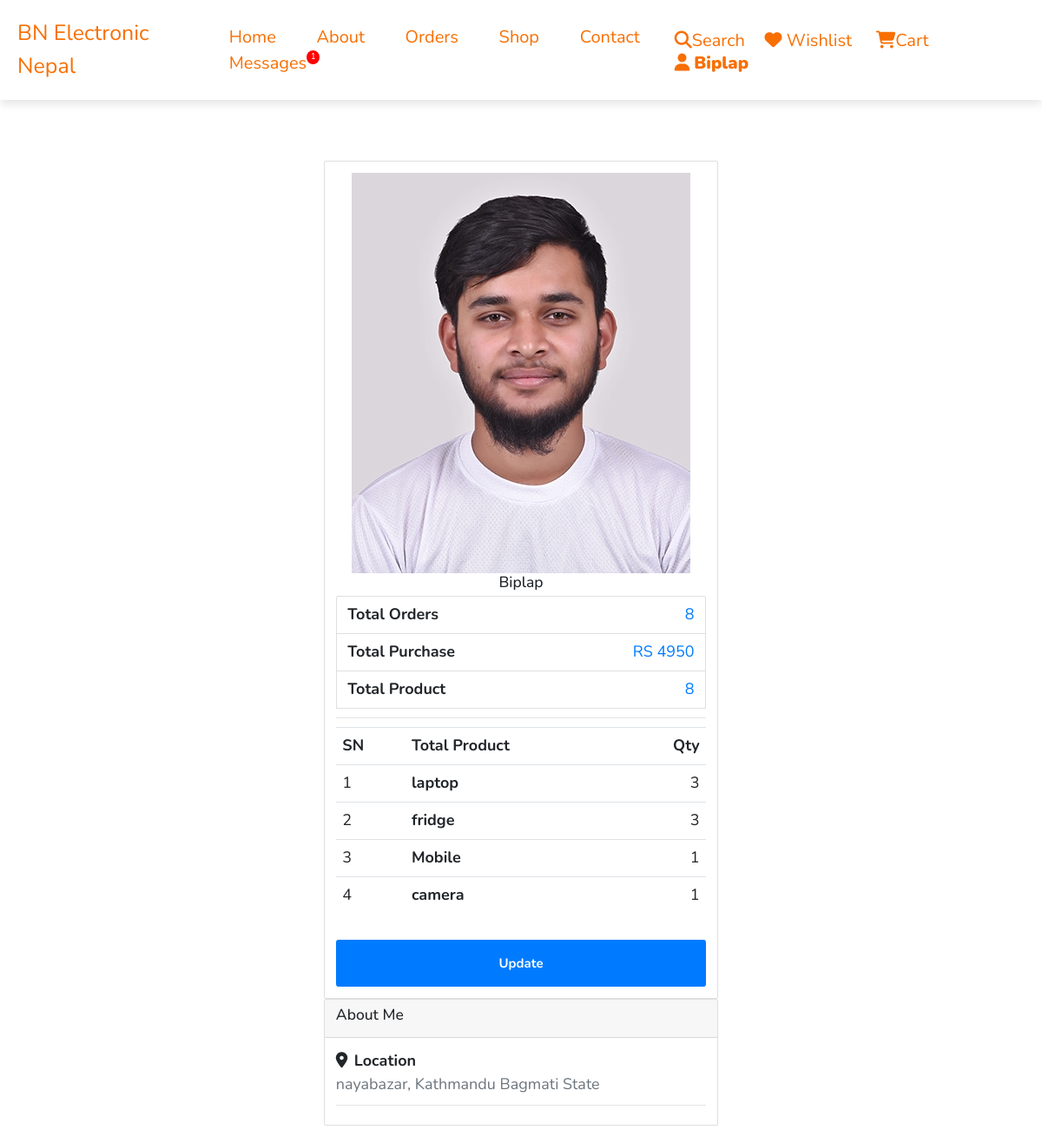
/user_profile_view.php?view_id=15 (signed in), run on an earlier commit of the app's database.
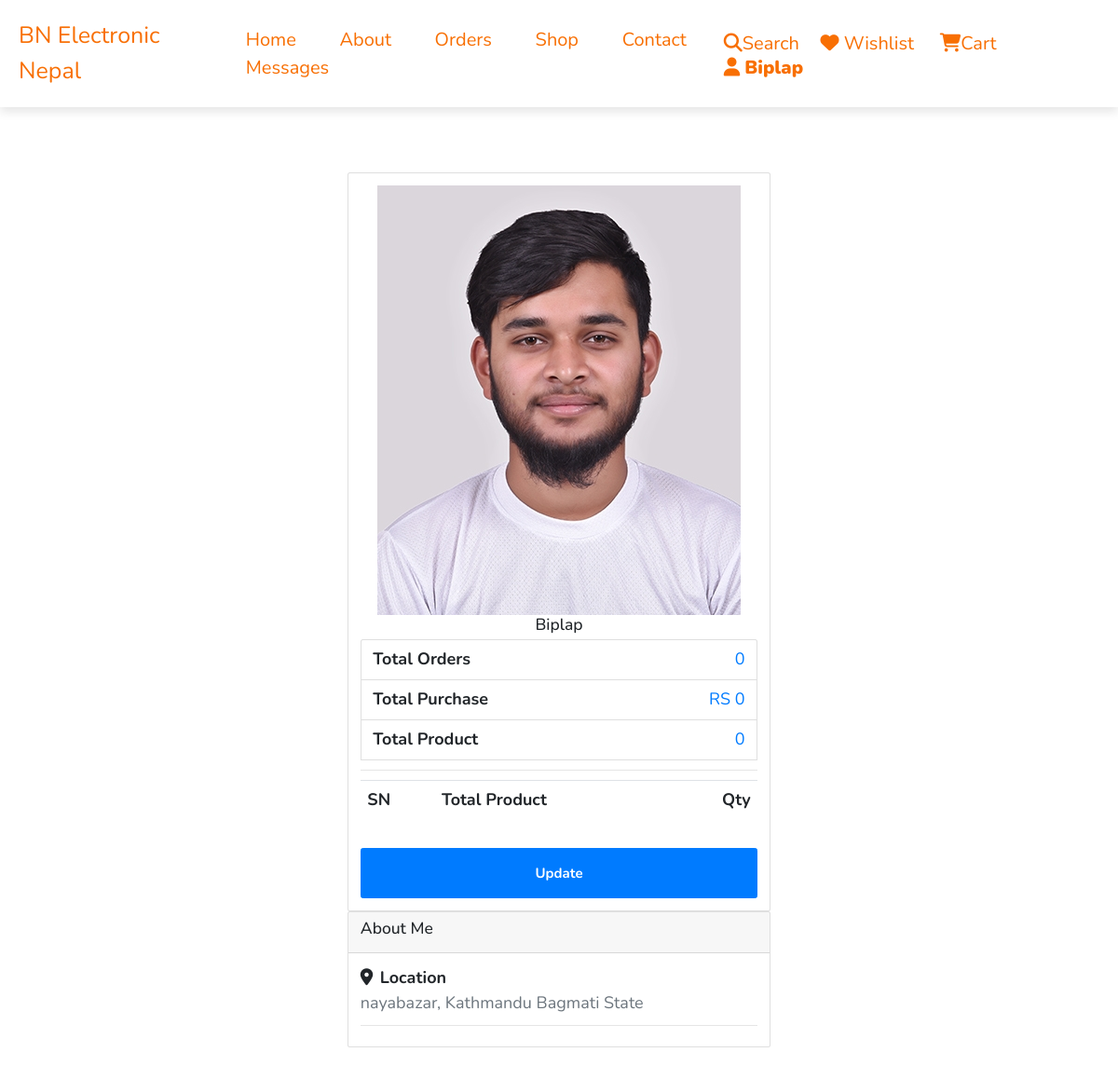
And on a later commit of the database.
### tables this page shows
CREATE TABLE `orders` (
  `id` int(100) NOT NULL,
  `user_id` int(100) NOT NULL,
  `method` varchar(50) NOT NULL,
  `order_status` varchar(20) NOT NULL DEFAULT 'Pending',
  `payment_Status` varchar(100) NOT NULL DEFAULT 'Pending',
  `invoice_no` varchar(100) NOT NULL,
  `idx` varchar(100) NOT NULL,
  `token` varchar(100) NOT NULL,
  `total_products` varchar(200) NOT NULL,
  `total_price` varchar(100) NOT NULL,
  `placed_on` datetime NOT NULL DEFAULT current_timestamp(),
  `cpl_o_inserter` int(50) DEFAULT NULL,
  `shipped_order_inserter` int(50) DEFAULT NULL
);

### user_profile_view.php (the view, shortened to what the changed rows need)
<?php
    include 'components/connect.php';
    if (isset($_SESSION['user_id'])) {
     include 'admin/blocked_user.php';
    } else {
        $user_id = '';
        header('location:user_login.php');
    }
$user_id= $_GET['view_id'];
?>
<!DOCTYPE html>
<html lang="en">
<head>
    <link rel="stylesheet" href="css/style.css?v=<?php echo Time()?>">
    <link rel="stylesheet" href="https://stackpath.bootstrapcdn.com/bootstrap/4.5.2/css/bootstrap.min.css">
    <link rel="stylesheet" href="https://cdnjs.cloudflare.com/ajax/libs/font-awesome/6.1.1/css/all.min.css">
</head>
<body>
    <?php include 'components/user_header.php'; ?>
    <section class="content">
        <div class="container-fluid">
            <div class="row">
                <div class="col-md-5 mx-auto">
                    <?php
                             $user_profile = $conn->prepare("SELECT * FROM `users` WHERE id = ?");
                                $user_profile->execute([$user_id]);
                                $fetch_profile = $user_profile->fetch(PDO::FETCH_ASSOC);
                            ?>
                    <div class="card card-primary card-outline">
                        <div class="card-body box-profile">
                            <?php
$total_user_purchase = 0;
$user_orders = $conn->prepare("SELECT * FROM `orders` WHERE user_id = ?");
$user_orders->execute([$user_id]);
$data = $user_orders->fetchAll(PDO::FETCH_ASSOC);
$numRows = $user_orders->rowCount();
$productCounts = [];
$totalProductsCount = 0;
foreach ($data as $order) {
    $userId = $order['user_id'];
    $totalProducts = $order['total_products'];
    $total_user_purchase += $order['total_price'];
    if ($userId == $fetch_profile['id']) {
        preg_match_all('/([a-zA-Z\s]+) \((\d+) x (\d+)\)/', $totalProducts, $matches, PREG_SET_ORDER);
        foreach ($matches as $match) {
            $productName = $match[1];
            $productQuantity = $match[3];
            if (!isset($productCounts[$productName])) {
                $productCounts[$productName] = 0;
            }
            $productCounts[$productName] += $productQuantity;
            $totalProductsCount += $productQuantity;
        }
    }
}
?>
                            <ul class="list-group list-group-unbordered mb-3">
                                <li class="list-group-item">
                                    <b>Total Orders</b> <a class="float-right"><?=$numRows ?></a>
                                </li>
                                <li class="list-group-item">
                                    <b>Total Purchase</b> <a class="float-right">RS <?=$total_user_purchase;?></a>
                                </li>
                                <li class="list-group-item">
                                    <b>Total Product</b> <a class="float-right"><?= $totalProductsCount ?></a>
                                </li>
                                <table class="table">
                                    <tbody>
                                        <?php
                        $i = 1;
                        foreach ($productCounts as $productName => $productCount) {
                            echo "<tr>
                                    <td>$i</td>
                                    <td><b>$productName</b></td>
                                    <td class='text-right'>$productCount</td>
                                  </tr>";
                            $i++;
                        }
                        ?>
                                    </tbody>
                                </table>
                            </ul>
                        </div>
                    </div>
                </div>
            </div>
        </div>
    </section>

### components/user_header.php (shortened to what the changed rows need)
<?php
$select_messages = $conn->prepare("SELECT sent_msg.admin_reply FROM sent_msg WHERE user_id = ?");
$select_messages->execute([$user_id]);
$number_of_messages = $select_messages->rowCount();
?>
<header class="header">
    <section class="flex">
        <nav class="navbar">
            <?php
if ($user_id) {
    echo '<a href="inbox.php">Messages<span' . (($number_of_messages >= 1) ? ' id="message_counter"' : ' id="message_counter_remove"') . '>'
        . (($number_of_messages >= 1) ? $number_of_messages : '') . '</span></a>';
} else {
    echo "";
}
?>
        </nav>
    </section>
</header>

What changed in the data, as far as the page shows it:
removed orders: id "3"
Also different on the page:
$numRows: "8" → "0"
$total_user_purchase: "4950" → "0"
$totalProductsCount: "8" → "0"
$number_of_messages: "1" → (not shown)
list line gone: "1 laptop"
list line gone: "2 fridge"
list line gone: "3 Mobile 1"
list line gone: "4 camera 1"
